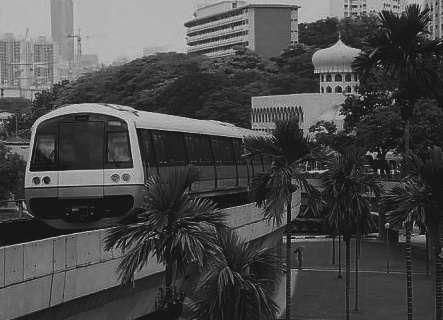
%> input picture Lab1/images/mrt_train.jpg, 443 x 320 px
$ octave contrast_streching.m   (GNU Octave 9; MATLAB toolbox functions it lacks are replaced by stand-ins)
%> lines starting %> are read from the running program, lines starting %| are printed output that depends on the picture
% read in the image mrt train
Pc = imread('mrt_train.jpg');
%> Pc is the input picture: size 320x443x3 uint8; min 13, max 204, mean 74
whos Pc;
figure;
imshow(Pc);

% converting the mrt_train to grayscale image
P = rgb2gray(Pc);
figure;
imshow(P);

% checking the maximum and minimum intensity values of P
min(P(:))
%> ans = 13
max(P(:))
%> ans = 204

% implementing contrast streching by using one subtraction and one
% multiplication
P2 = imsubtract(P, 13);
P2 = immultiply(P2, (255/(204-13)));
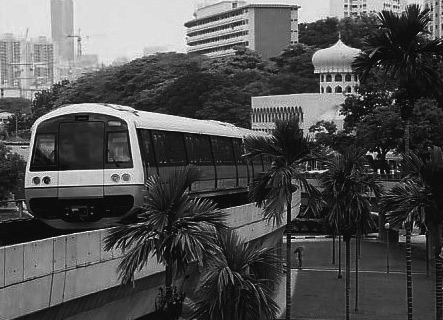
%> P2: size 320x443 uint8; min 0, max 255, mean 81.4

% checking the maximum and minimum intensity of the enhanced image
min(P2(:))
%> ans = 0
max(P2(:))
%> ans = 255
figure;
imshow(P2)
